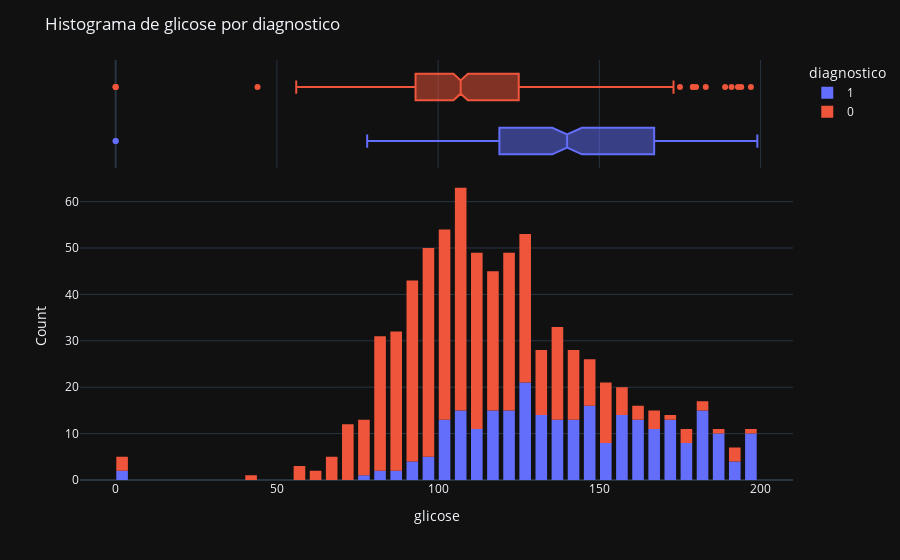

The cell this chart's notebook holds for it:
### Markdown cell above
##### 1.2.1.2 Feature Glicose

### Code cell
print_feature_distribution(original_dataset, 'glicose')

### Figure 1 — Plotly figure (JSON) as saved in the notebook; plotly's stock layout.template omitted (floating-point values rounded to 4 significant figures; data arrays with more than 128 entries replaced by an {"elided": "..."} marker saying what was removed)
{"data": [{"alignmentgroup": "True", "bingroup": "x", "hovertemplate": "diagnostico=1<br>glicose=%{x}<br>count=%{y}<extra></extra>", "legendgroup": "1", "marker": {"color": "#636efa", "pattern": {"shape": ""}}, "name": "1", "offsetgroup": "1", "orientation": "v", "showlegend": true, "type": "histogram", "x": {"elided": "268 int values"}, "xaxis": "x", "yaxis": "y"}, {"alignmentgroup": "True", "hovertemplate": "diagnostico=1<br>glicose=%{x}<extra></extra>", "legendgroup": "1", "marker": {"color": "#636efa"}, "name": "1", "notched": true, "offsetgroup": "1", "showlegend": false, "type": "box", "x": {"elided": "268 int values"}, "xaxis": "x2", "yaxis": "y2"}, {"alignmentgroup": "True", "bingroup": "x", "hovertemplate": "diagnostico=0<br>glicose=%{x}<br>count=%{y}<extra></extra>", "legendgroup": "0", "marker": {"color": "#EF553B", "pattern": {"shape": ""}}, "name": "0", "offsetgroup": "0", "orientation": "v", "showlegend": true, "type": "histogram", "x": {"elided": "500 int values"}, "xaxis": "x", "yaxis": "y"}, {"alignmentgroup": "True", "hovertemplate": "diagnostico=0<br>glicose=%{x}<extra></extra>", "legendgroup": "0", "marker": {"color": "#EF553B"}, "name": "0", "notched": true, "offsetgroup": "0", "showlegend": false, "type": "box", "x": {"elided": "500 int values"}, "xaxis": "x2", "yaxis": "y2"}], "layout": {"bargap": 0.2, "bargroupgap": 0.1, "barmode": "relative", "legend": {"title": {"text": "diagnostico"}, "tracegroupgap": 0}, "margin": {"t": 60}, "title": {"text": "Histograma de glicose por diagnostico"}, "xaxis": {"anchor": "y", "domain": [0, 1], "title": {"text": "glicose"}}, "xaxis2": {"anchor": "y2", "domain": [0, 1], "matches": "x", "showgrid": true, "showticklabels": false}, "yaxis": {"anchor": "x", "domain": [0, 0.7326], "title": {"text": "Count"}}, "yaxis2": {"anchor": "x2", "domain": [0.7426, 1], "matches": "y2", "showgrid": false, "showline": false, "showticklabels": false, "ticks": ""}}}
